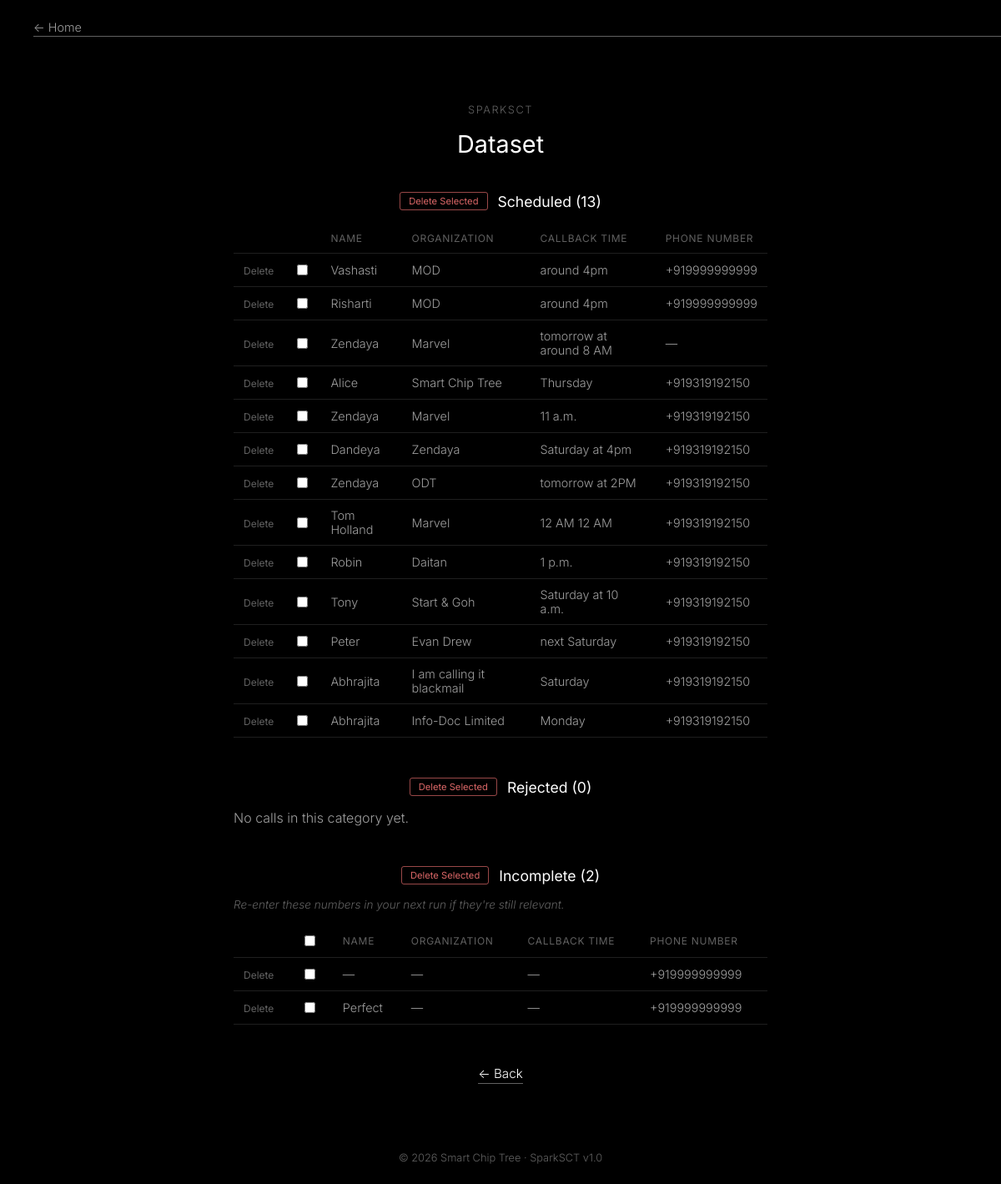
The page /dataset on the database its author committed.
### tables this page shows
CREATE TABLE calls (
            id INTEGER PRIMARY KEY AUTOINCREMENT,
            phone TEXT,
            name TEXT,
            company TEXT,
            sector TEXT,
            requirements TEXT,
            quantity INTEGER,
            brands TEXT,
            location TEXT,
            callback_time TEXT,
            status TEXT,
            transcript TEXT,
            created_at TEXT
        , call_id TEXT);

### app/web/server.py (the view)
@app.route("/dataset")
def dataset():
    return render_template("dataset.html", buckets=_get_calls_by_status())

### app/web/server.py (called while the page is built)
@app.context_processor
def inject_footer_info():
    import datetime
    return {"spark_version": SPARK_VERSION, "current_year": datetime.date.today().year}

def _fetch_calls(status=None):
    if not DB_PATH.exists():
        return []
    conn = sqlite3.connect(DB_PATH)
    conn.row_factory = sqlite3.Row
    if status:
        rows = conn.execute(
            "SELECT * FROM calls WHERE status = ? ORDER BY id DESC", (status,)
        ).fetchall()
    else:
        rows = conn.execute("SELECT * FROM calls ORDER BY id DESC").fetchall()
    conn.close()
    calls = []
    for row in rows:
        call = dict(row)
        try:
            call["transcript"] = json.loads(call["transcript"] or "[]")
        except (json.JSONDecodeError, TypeError):
            call["transcript"] = []
        calls.append(call)
    return calls

def _get_calls_by_status():
    buckets = {"scheduled": [], "rejected": [], "incomplete": []}
    for call in _fetch_calls():
        if call["status"] == "callback_scheduled":
            buckets["scheduled"].append(call)
        elif call["status"] == "rejected":
            buckets["rejected"].append(call)
        else:
            buckets["incomplete"].append(call)
    return buckets

### app/web/templates/dataset.html (shortened to what this page needs)
{% extends "base.html" %}
{% block content %}
<main class="dataset">
    <p class="placeholder__eyebrow">SparkSCT</p>
    <h1 class="review__title">Dataset</h1>
    {% for label, key, warning in [
        ('Scheduled', 'scheduled', 'Delete the selected scheduled call(s)? This is your most valuable data — this cannot be undone.'),
        ('Rejected', 'rejected', 'Delete the selected call(s)? This cannot be undone.'),
        ('Incomplete', 'incomplete', 'Delete the selected call(s)? This cannot be undone.')
    ] %}
        <section class="dataset__section">
            <h2 class="dataset__section-title">
                <button type="submit" form="bulk-delete-{{ key }}" class="dataset__bulk-btn">Delete Selected</button>
                {{ label }} ({{ buckets[key]|length }})
            </h2>
            {% if key == 'incomplete' %}
                <p class="dataset__note">Re-enter these numbers in your next run if they're still relevant.</p>
            {% endif %}
            {% if buckets[key] %}
                <table class="dataset__table">
                    <thead>
                        <tr>
                            <th></th>
                            <th>
                                {% if key != 'scheduled' %}
                                    <input type="checkbox" title="Select all"
                                           onchange="document.querySelectorAll('input[form=bulk-delete-{{ key }}]').forEach(cb => cb.checked = this.checked)">
                                {% endif %}
                            </th>
                            <th>Name</th>
                            <th>Organization</th>
                            <th>Callback Time</th>
                            <th>Phone Number</th>
                        </tr>
                    </thead>
                    <tbody>
                        {% for call in buckets[key] %}
                            <tr>
                                <td>
                                    <form method="post" action="{{ url_for('delete_call_route', call_id=call.id) }}"
                                          onsubmit="return confirm('Delete this call?');">
                                        <button type="submit" class="dataset__row-delete">Delete</button>
                                    </form>
                                </td>
                                <td><input type="checkbox" name="call_ids" value="{{ call.id }}" form="bulk-delete-{{ key }}"></td>
                                <td>{{ call.name or '—' }}</td>
                                <td>{{ call.company or '—' }}</td>
                                <td>{{ call.callback_time or '—' }}</td>
                                <td>{{ call.phone or '—' }}</td>
                            </tr>
                        {% endfor %}
                    </tbody>
                </table>
            {% else %}
                <p class="placeholder__body">No calls in this category yet.</p>
            {% endif %}
        </section>
    {% endfor %}
    <a href="{{ url_for('index') }}" class="placeholder__back">&larr; Back</a>
</main>
{% endblock %}

### app/web/static/style.css (style rules this page uses)
:root { --bg: #000000; --fg: #ffffff; --fg-muted: rgba(255, 255, 255, 0.62); --fg-faint: rgba(255, 255, 255, 0.38); --border: rgba(255, 255, 255, 0.9); --flash-bg: rgba(255, 255, 255, 0.08); }
* { box-sizing: border-box; }
body { margin: 0; background: var(--bg); color: var(--fg); font-family: "Inter", -apple-system, BlinkMacSystemFont, "Segoe UI", sans-serif; font-weight: 300; min-height: 100vh; display: flex; flex-direction: column; }
.dataset { max-width: 720px; margin: 0 auto; padding: 80px 40px 60px; text-align: center; }
.dataset__section { margin-bottom: 48px; text-align: left; }
.dataset__table { width: 100%; border-collapse: collapse; }
.dataset__table th, .dataset__table td { text-align: left; padding: 10px 12px; border-bottom: 1px solid rgba(255, 255, 255, 0.12); font-size: 0.9rem; font-weight: 300; }
.dataset__table th { color: var(--fg-faint); font-weight: 400; text-transform: uppercase; font-size: 0.75rem; letter-spacing: 0.06em; }
.dataset__table td { color: var(--fg-muted); }
.dataset__section-title { font-size: 1.1rem; font-weight: 400; margin: 0 0 16px; display: flex; align-items: center; justify-content: center; gap: 12px; }
.dataset__bulk-btn { background: none; border: 1px solid rgba(255, 120, 120, 0.6); color: rgba(255, 120, 120, 0.85); font-family: inherit; font-size: 0.7rem; padding: 3px 10px; border-radius: 3px; cursor: pointer; transition: background 0.15s ease, color 0.15s ease; }
.dataset__row-delete { background: none; border: none; color: var(--fg-faint); font-family: inherit; font-size: 0.75rem; padding: 0; cursor: pointer; text-decoration: underline; text-decoration-color: transparent; transition: color 0.15s ease, text-decoration-color 0.15s ease; }
.dataset__note { color: var(--fg-faint); font-size: 0.85rem; font-style: italic; margin: 0 0 16px; }
.review__title { font-size: 1.8rem; font-weight: 400; margin: 0 0 40px; }
.placeholder__eyebrow { font-size: 0.8rem; letter-spacing: 0.12em; text-transform: uppercase; color: var(--fg-faint); margin: 0 0 16px; }
.placeholder__body { color: var(--fg-muted); font-weight: 300; margin: 0 0 32px; }
.placeholder__back { color: var(--fg); text-decoration: none; font-size: 0.95rem; border-bottom: 1px solid var(--fg-faint); padding-bottom: 2px; }

### rows shown on the page
calls: name "Vashasti", company "MOD", callback_time "around 4pm", phone "+919999999999"
calls: name "Risharti", company "MOD", callback_time "around 4pm", phone "+919999999999"
calls: name "Zendaya", company "Marvel", callback_time "tomorrow at around 8 AM", phone "—"
calls: name "Alice", company "Smart Chip Tree", callback_time "Thursday", phone "+919319192150"
calls: name "Zendaya", company "Marvel", callback_time "11 a.m.", phone "+919319192150"
calls: name "Dandeya", company "Zendaya", callback_time "Saturday at 4pm", phone "+919319192150"
calls: name "Zendaya", company "ODT", callback_time "tomorrow at 2PM", phone "+919319192150"
calls: name "Tom Holland", company "Marvel", callback_time "12 AM 12 AM", phone "+919319192150"
calls: name "Robin", company "Daitan", callback_time "1 p.m.", phone "+919319192150"
calls: name "Tony", company "Start & Goh", callback_time "Saturday at 10 a.m.", phone "+919319192150"
calls: name "Peter", company "Evan Drew", callback_time "next Saturday", phone "+919319192150"
calls: name "Abhrajita", company "I am calling it blackmail", callback_time "Saturday", phone "+919319192150"
calls: name "Abhrajita", company "Info-Doc Limited", callback_time "Monday", phone "+919319192150"
calls: name "—", company "—", callback_time "—", phone "+919999999999"
calls: name "Perfect", company "—", callback_time "—", phone "+919999999999"

### other values the page prints
{{ label }} "Scheduled" "Rejected" "Incomplete"
{{ buckets[key]|length }} "13" "0" "2"
